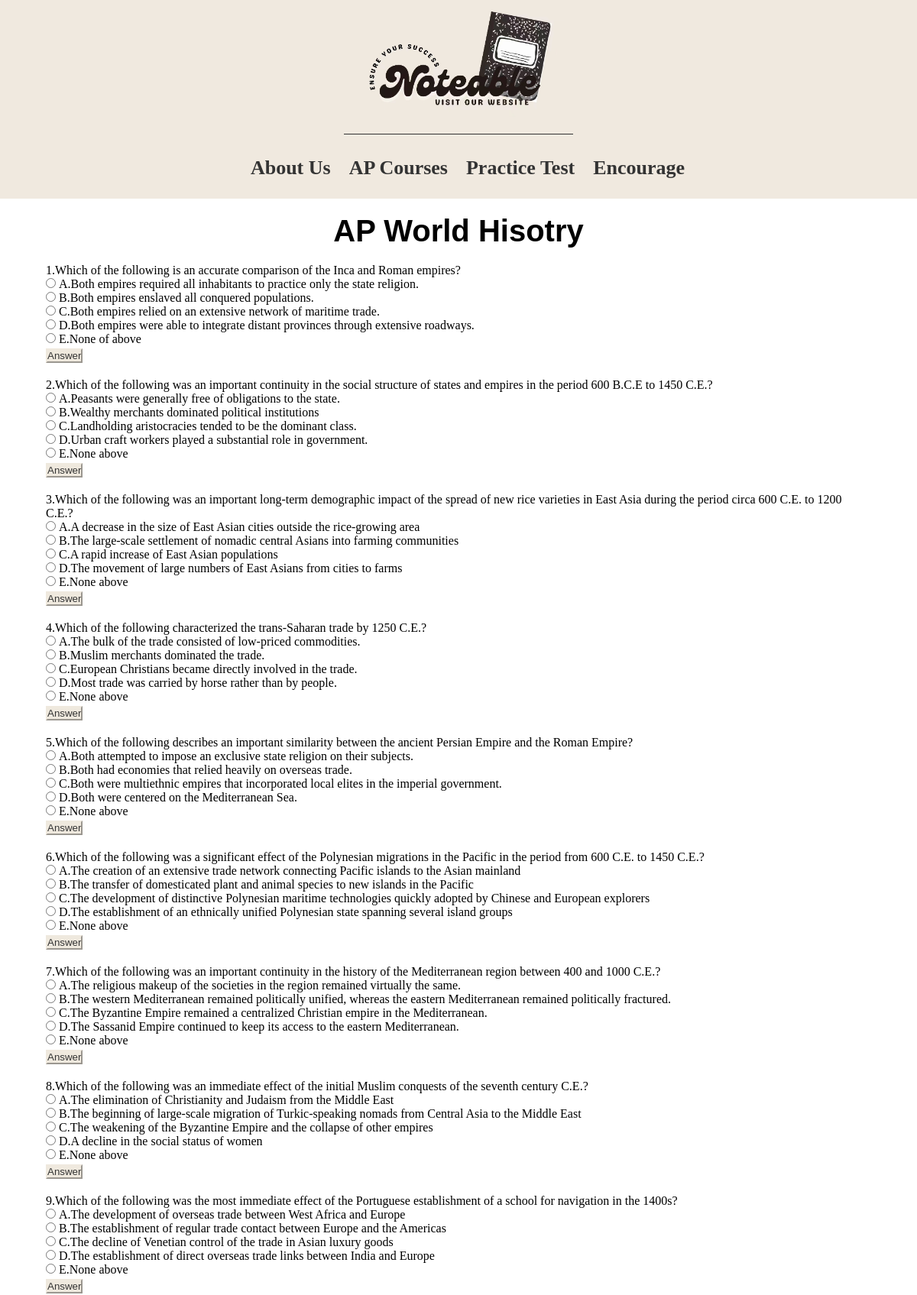
/exam/world_history_test (upper part), run on the app's committed database.
### exam/models.py (models this page shows, shortened)
class Question(models.Model):
    ANSWER=(
        ('A','A'),
        ('B','B'),
        ('C','C'),
        ('D','D'),
        ('E','E')
    )
    subject = models.CharField('科目', max_length=20)
    title = RichTextField('题目')
    optionA = RichTextField('A选项')
    optionB = RichTextField('B选项')
    optionC = RichTextField('C选项')
    optionD = RichTextField('D选项')
    optionE = RichTextField('E选项',default='')
    answer = RichTextField('答案',max_length=10,choices=ANSWER)
    explain = RichTextField("题目解析",blank=True)
    class Meta:
        db_table='question'
        verbose_name='单项选择题库'
        verbose_name_plural=verbose_name

### exam/views.py (the view)
# urls.py: path('world_history_test',views.world_history_test ,name='world_history_test'), #world_history test
def world_history_test(request):
    world_history_test = Question.objects.filter(subject__contains="world history")
    return render(request,'exam/world_hisotry_exam.html',{'world_history_test':world_history_test})

### templates/exam/world_hisotry_exam.html (shortened to what this page needs)
{% extends 'navigation.html' %}
{% load static %}
{% block content %}
<link rel="stylesheet" href="{% static 'exam/css/exam.css'%}">
<div class="center">
    <h2 class="title"><a href="{% url 'exam' %}">AP World Hisotry</a></h2>
</div>
{% for world_history in world_history_test%}
<div class="center">
    <div >
        <p>{{ forloop.counter}}.{{ world_history.title }}</p>
    </div>
    <ul>
        <li>
            <input type="radio" name="{{ world_history.id }}" id = "{{ world_history.optionA }}" >
            <label for="{{ world_history.optionA }}" >
                <p style="display:inline">A.{{ world_history.optionA }}</p>
            </label>
        </li>
        <li>
            <input type="radio" name="{{ world_history.id }}" id = "{{ world_history.optionB }}">
            <label for="{{ world_history.optionB }}" >
                <p style="display:inline">B.{{ world_history.optionB }}</p>
            </label>
        </li>
        <li>
            <input type="radio" name="{{ world_history.id }}" id = "{{ world_history.optionC }}" >
            <label for="{{ world_history.optionC }}">
                <p style="display:inline">C.{{ world_history.optionC }}</p>
            </label>
        </li>
        <li>
            <input type="radio" name="{{ world_history.id }}" id = "{{ world_history.optionD }}">
            <label for="{{ world_history.optionD }}">
                <p style="display:inline">D.{{ world_history.optionD }}</p>
            </label>
        </li>
        <li>
            <input type="radio" name="{{ world_history.id }}" id = "{{ world_history.optionE }}">
            <label for="{{ world_history.optionE }}">
                <p style="display:inline">E.{{ world_history.optionE }}</p>
            </label>
        </li>
        <li  >
            <input class = "answer" type="button" onclick=showp("{{ world_history.id }}") value="Answer")/>
        </li>
    </ul>
</div>
{% endfor %}
{% endblock %}

### static/Home/css/navigation.css (style rules this page uses)
body { overflow-x: hidden; margin: 0; padding: 0; border: none; min-height: 100vh; }
* { margin: 0; padding: 0; list-style: none; text-decoration: none; }

### static/exam/css/exam.css (style rules this page uses)
.center { width: 1080px; margin: 20px auto; }
.title { display: flex; justify-content: center; align-items: center; font-family:'Lucida Sans Regular', 'Lucida Grande', 'Lucida Sans Unicode', Geneva, Verdana, sans-serif; margin: 20px 0; }
.title a { color: black; font-size: 2.5rem; }
.answer, .explain { background-color: rgb(239,233,222); border-color: rgb(239,233,222); margin-top: 3px; color: #333; font-style: bold; font-family:'Gill Sans', 'Gill Sans MT', Calibri, 'Trebuchet MS', sans-serif; }

### data on the page
Question: title "Which of the following is an accurate comparison of the Inca and Roman empires?", optionA "Both empires required all inhabitants to practice only the state religion.", optionB "Both empires enslaved all conquered populations.", optionC "Both empires relied on an extensive network of maritime trade.", optionD "Both empires were able to integrate distant provinces through extensive roadways.", optionE "None of above"
Question: title "Which of the following was an important continuity in the social structure of states and empires in the period 600 B.C.E to 1450 C.E.?", optionA "Peasants were generally free of obligations to the state.", optionB "Wealthy merchants dominated political institutions", optionC "Landholding aristocracies tended to be the dominant class.", optionD "Urban craft workers played a substantial role in government.", optionE "None above"
Question: title "Which of the following was an important long-term demographic impact of the spread of new rice varieties in East Asia during the period circa 600 C.E. to 1200 C.E.?", optionA "A decrease in the size of East Asian cities outside the rice-growing area", optionB "The large-scale settlement of nomadic central Asians into farming communities", optionC "A rapid increase of East Asian populations", optionD "The movement of large numbers of East Asians from cities to farms", optionE "None above"
Question: title "Which of the following characterized the trans-Saharan trade by 1250 C.E.?", optionA "The bulk of the trade consisted of low-priced commodities.", optionB "Muslim merchants dominated the trade.", optionC "European Christians became directly involved in the trade.", optionD "Most trade was carried by horse rather than by people.", optionE "None above"
Question: title "Which of the following describes an important similarity between the ancient Persian Empire and the Roman Empire?", optionA "Both attempted to impose an exclusive state religion on their subjects.", optionB "Both had economies that relied heavily on overseas trade.", optionC "Both were multiethnic empires that incorporated local elites in the imperial government.", optionD "Both were centered on the Mediterranean Sea.", optionE "None above"
Question: title "Which of the following was a significant effect of the Polynesian migrations in the Pacific in the period from 600 C.E. to 1450 C.E.?", optionA "The creation of an extensive trade network connecting Pacific islands to the Asian mainland", optionB "The transfer of domesticated plant and animal species to new islands in the Pacific", optionC "The development of distinctive Polynesian maritime technologies quickly adopted by Chinese and European explorers", optionD "The establishment of an ethnically unified Polynesian state spanning several island groups", optionE "None above"
Question: title "Which of the following was an important continuity in the history of the Mediterranean region between 400 and 1000 C.E.?", optionA "The religious makeup of the societies in the region remained virtually the same.", optionB "The western Mediterranean remained politically unified, whereas the eastern Mediterranean remained politically fractured.", optionC "The Byzantine Empire remained a centralized Christian empire in the Mediterranean.", optionD "The Sassanid Empire continued to keep its access to the eastern Mediterranean.", optionE "None above"
Question: title "Which of the following was an immediate effect of the initial Muslim conquests of the seventh century C.E.?", optionA "The elimination of Christianity and Judaism from the Middle East", optionB "The beginning of large-scale migration of Turkic-speaking nomads from Central Asia to the Middle East", optionC "The weakening of the Byzantine Empire and the collapse of other empires", optionD "A decline in the social status of women", optionE "None above"
Question: title "Which of the following was the most immediate effect of the Portuguese establishment of a school for navigation in the 1400s?", optionA "The development of overseas trade between West Africa and Europe", optionB "The establishment of regular trade contact between Europe and the Americas", optionC "The decline of Venetian control of the trade in Asian luxury goods", optionD "The establishment of direct overseas trade links between India and Europe", optionE "None above"
